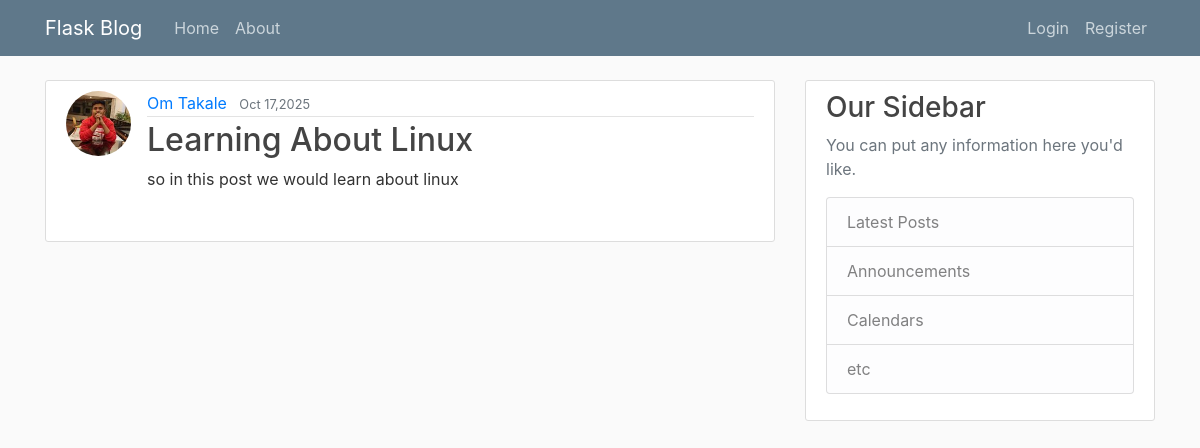
/post/6, run on the app's committed database.
### blog_website/db_models.py (models this page shows, shortened)
class User(db.Model,UserMixin): #table name is class name in lowercase
    id=db.Column(db.Integer,primary_key=True)
    username=db.Column(db.String(20),nullable=False,unique=True)
    email=db.Column(db.String(120),nullable=False,unique=True)
    password=db.Column(db.String(60),nullable=False)
    img_file=db.Column(db.String(20),nullable=False,default='default.jpg')
    posts=db.relationship('Post',backref='author',lazy=True)
    salt=secrets.token_hex(32) #class variable

class Post(db.Model):
    id=db.Column(db.Integer,primary_key=True)
    title=db.Column(db.String(100),nullable=False)
    date_posted=db.Column(db.DateTime,nullable=False,default=datetime.now(timezone.utc))
    content=db.Column(db.Text,nullable=False)
    user_id = db.Column(db.Integer, db.ForeignKey('user.id'), nullable=False)

### blog_website/posts/routes.py (the view)
@posts.route('/post/<int:post_id>')
def post(post_id):
    post=Post.query.get_or_404(post_id) #this will give the post with the id if it exists else give a 404 error
    return render_template('post.html',title=post.title,post=post)

### blog_website/templates/post.html (shortened to what this page needs)
{% extends "layout.html" %}
{% block content %}
        <article class="media content-section">
          <img class="rounded-circle article-img" src="{{url_for('static',filename='Profile_picture/'+post.author.img_file)}}">
          <div class="media-body">
            <div class="article-metadata">
              <a class="mr-2" href="{{url_for('posts.user_post',username=post.author.username)}}">{{ post.author.username.title() }}</a>
              <small class="text-muted">{{ post.date_posted.strftime('%b %d,%Y') }}</small>
            </div>
            <h2 class="article-title">{{ post.title.title() }}</h2>
            <p class="article-content">{{ post.content }}</p><br>
        </div>
        </article>
{% endblock content %}

### blog_website/static/main.css (style rules this page uses)
body { background: #fafafa; color: #333333; margin-top: 5rem; }
h1, h2, h3, h4, h5, h6 { color: #444444; }
.content-section { background: #ffffff; padding: 10px 20px; border: 1px solid #dddddd; border-radius: 3px; margin-bottom: 20px; }
.article-title { color: #444444; }
.article-content { white-space: pre-line; }
.article-img { height: 65px; width: 65px; margin-right: 16px; }
.article-metadata { padding-bottom: 1px; margin-bottom: 4px; border-bottom: 1px solid #e3e3e3 }

### data on the page
User: img_file (picture), author.username "Om Takale"
Post: date_posted "Oct 17,2025", title "Learning About Linux", content "so in this post we would learn about linux"
